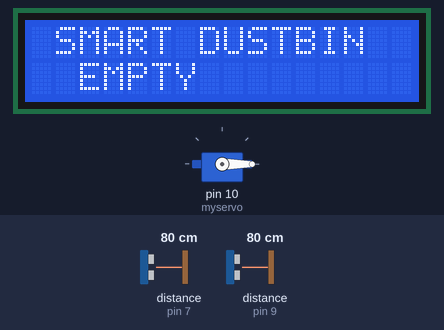
A sketch run on a simulated Arduino Uno, built with avr-gcc and run on an emulated ATmega328P. Parts: servo, 16×2 character LCD. The inputs (shaded band) are chosen by the test bench; at power-on: distance to the obstacle (sensors on pin 9, pin 7) 80 cm. The echo pulse lasts 58.3 µs per cm; what the sketch prints to the serial monitor is not drawn.

Above: at 7.2 s.
7.3 s: distance to the obstacle (sensor on pin 9) set to 28 cm
8.8 s: distance to the obstacle (sensor on pin 9) set to 23 cm
At 9.8 s:
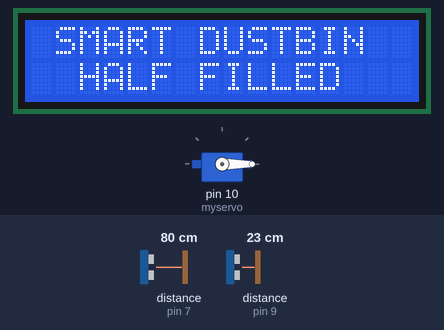
10.3 s: distance to the obstacle (sensor on pin 9) set to 10 cm
11.8 s: distance to the obstacle (sensor on pin 9) set to 7 cm
At 13.0 s:
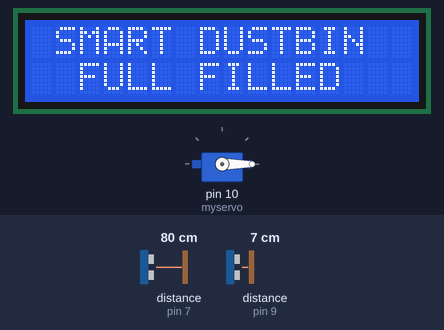
13.3 s: distance to the obstacle (sensor on pin 7) set to 10 cm
16.3 s: distance to the obstacle (sensor on pin 7) set to 7 cm
At 16.7 s:
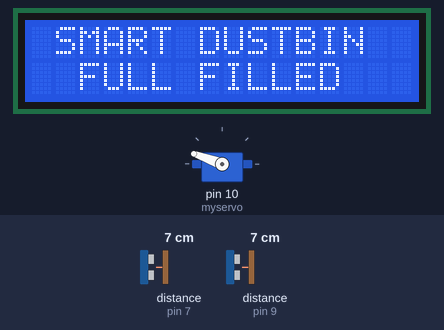
Timing chart, 0 to 18.8 s (numbered marks = the images above; inputs shaded):
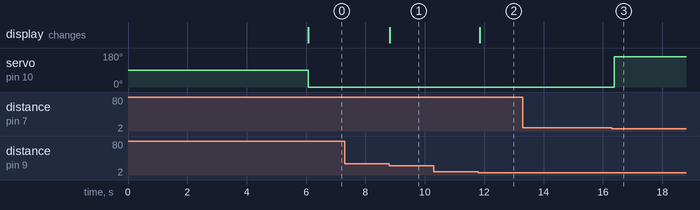

Measured:
- the behaviour switches between 26 and 25 cm on distance to the obstacle (sensor on pin 9) (found by bisection; images 0 and 1)
- the behaviour switches between 9 and 8 cm on distance to the obstacle (sensor on pin 9) (found by bisection; images 1 and 2)
- the behaviour switches between 9 and 8 cm on distance to the obstacle (sensor on pin 7) (found by bisection; images 2 and 3)
- after the input at 7.3 s, every drawn part: stays the same
- after the input at 8.8 s, the display: changes at once (image 1)
- after the input at 10.3 s, every drawn part: stays the same
- after the input at 11.8 s, the display: changes after 0.05 s (image 2)
- after the input at 13.3 s, every drawn part: stays the same
- after the input at 16.3 s, servo on pin 10 (myservo): 0° → 160° after 0.09 s

The sketch:

smartDustbin_with_GSM.ino
```cpp
#include<Servo.h>                //Adding the Servo library
#include<LiquidCrystal.h>

LiquidCrystal lcd(12,11,5,4,3,2);
Servo myservo; //Define an object named MyServo
const int eko=7;
const int trig=6;
const int eko2=9;
const int trig2=8;
int mesafe;
int sure;
int mesafe2;
int sure2;
int pos= 0;
void setup() {
  myservo.attach(10);     //We introduced the ninth pin arduino to the servo motor
  lcd.begin(16,2);
  Serial.begin(9600);
  lcd.setCursor(1,0);
  lcd.print("SMART DUSTBIN");
  pinMode(trig,OUTPUT);
  pinMode(eko,INPUT);

   pinMode(trig2,OUTPUT);
  pinMode(eko2,INPUT);

       Serial.println("AT");                      // for GSM Module
       delay(3000);
       Serial.println("AT+CSCS=\"GSM\"");
       delay(3000);
   myservo.write(pos);
}

void loop() {
  myservo.write(0);

  digitalWrite(trig, LOW);
  delayMicroseconds(10);
  digitalWrite(trig, HIGH);
  delayMicroseconds(20);
  digitalWrite(trig, LOW);
  sure = pulseIn(eko, HIGH);
  mesafe= (sure/29.1)/2;
  Serial.println(mesafe);

  digitalWrite(trig2, LOW);         // For checking condition of dustbin
  delayMicroseconds(10);
  digitalWrite(trig2, HIGH);
  delayMicroseconds(20);
  digitalWrite(trig2, LOW);
  sure2 = pulseIn(eko2, HIGH);
  mesafe2= (sure2/29.1)/2;
  Serial.println(mesafe2);
  //.............................. for check status...............................................
  if (mesafe2<=8)
  {
    Serial.println("FULL FILLED");
    lcd.setCursor(2,1);
    lcd.print("FULL FILLED");

  }
  if (mesafe2>15 && mesafe2<=25)
  {
    Serial.println("HALF FILLED");
    lcd.setCursor(2,1);
    lcd.print("HALF FILLED");
  //  digitalWrite(A0,HIGH);
   // digitalWrite(A1,HIGH);
   // digitalWrite(A2,LOW);
  }
  if (mesafe2>=40)
  {
    Serial.println("COMPLETELY UNFILLED");
    lcd.setCursor(2,1);
    lcd.print("EMPTY");

  }
//................................. for gate of dustbin................................................
 if(mesafe<=8){
     myservo.write(pos+160);
     Serial.println("mesafe");
      Serial.println(mesafe);
    delay(1000);
  }
  else
  {
      myservo.write(pos);
      Serial.println("mesafe");
      Serial.println(mesafe);
  }
// for GSM.............................................................
  if (mesafe2<=5)
  {
    Serial.println("AT+CMGF=1");
  delay(2000);
  Serial.println("AT+CMGS=\"8619636679\""); // pnkj contact no. as office
  delay(2000);
  Serial.println("The dustbin at location A has been Full Filled,...");
  Serial.print(char(26));
  delay(4000);
  }

delay(100);
}
```
